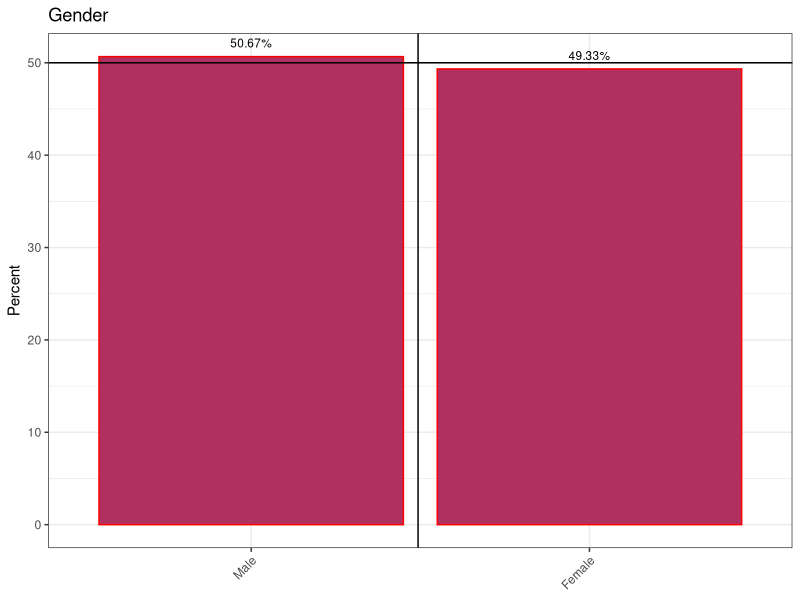
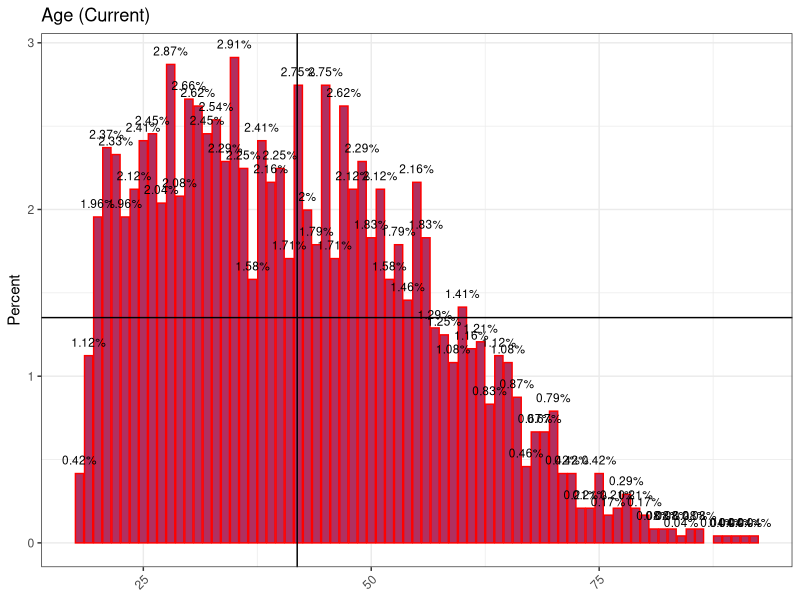
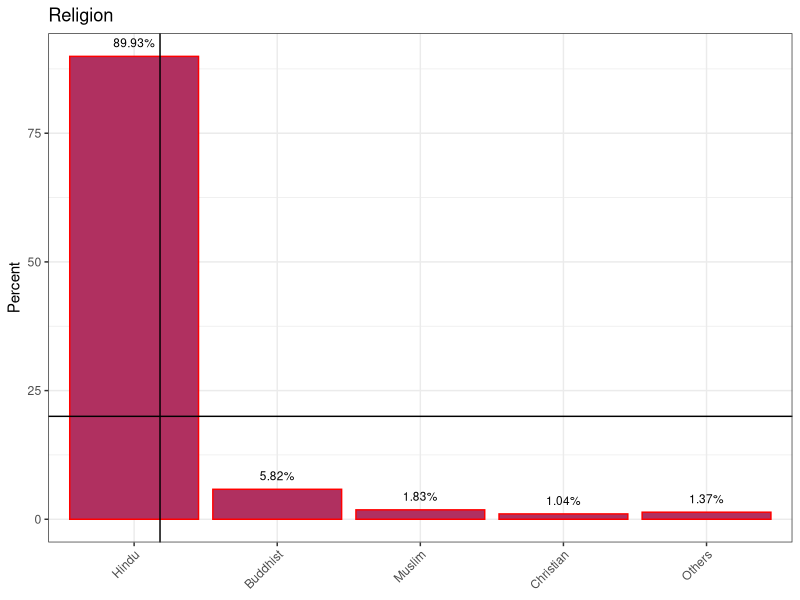
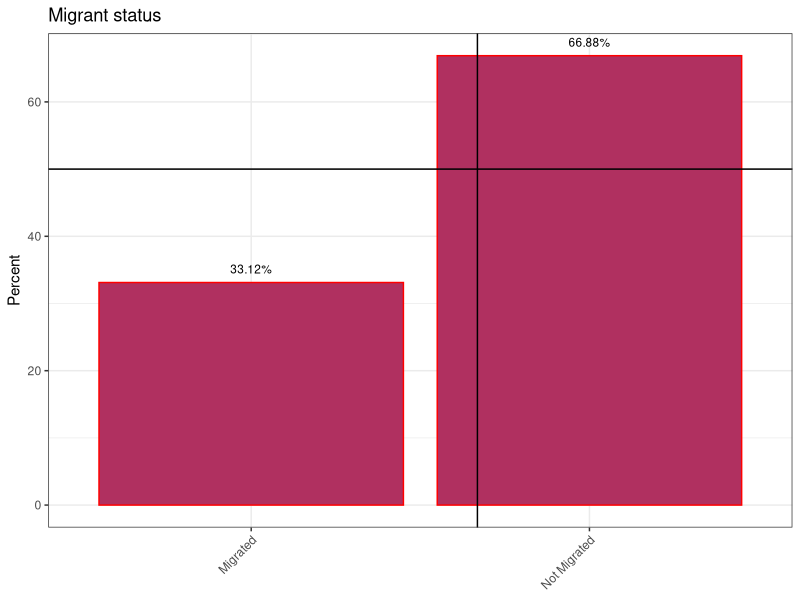
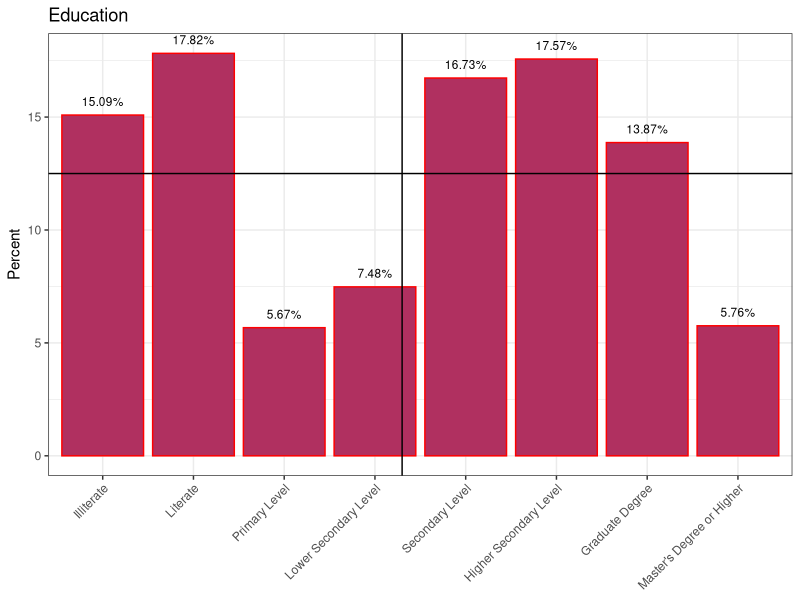
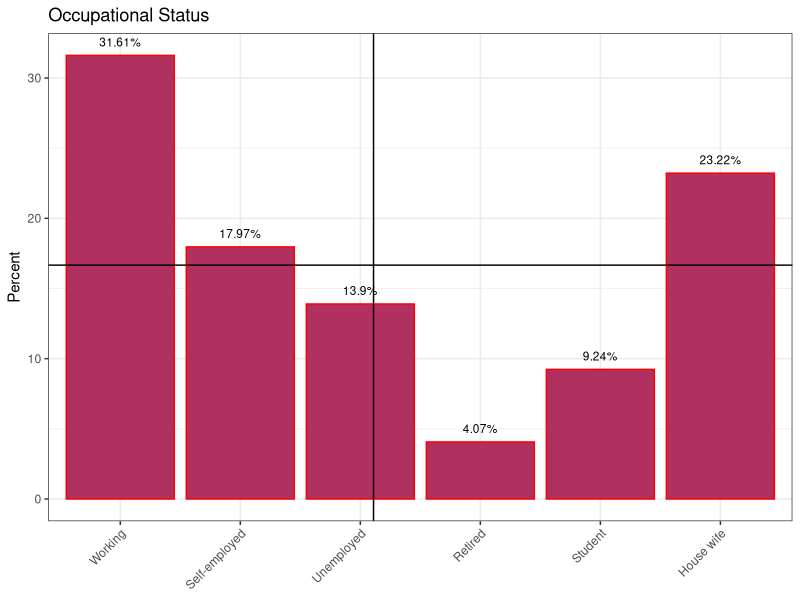
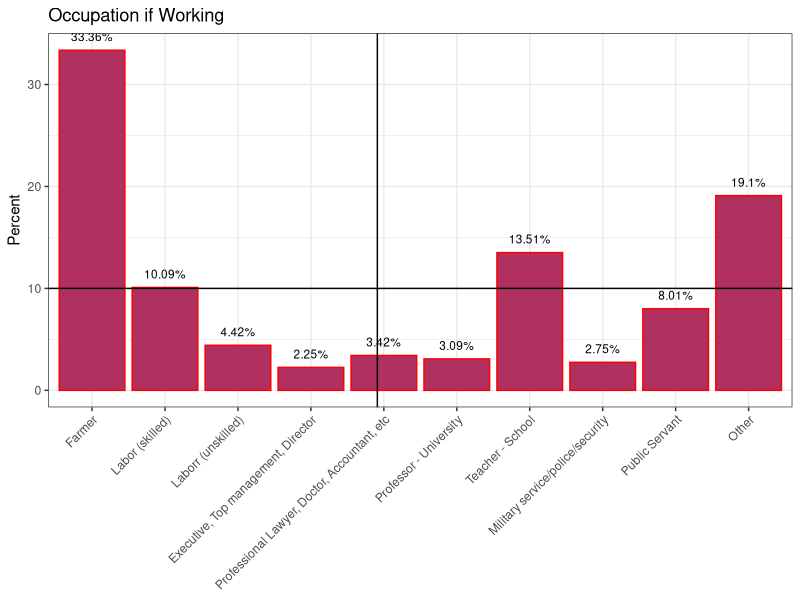
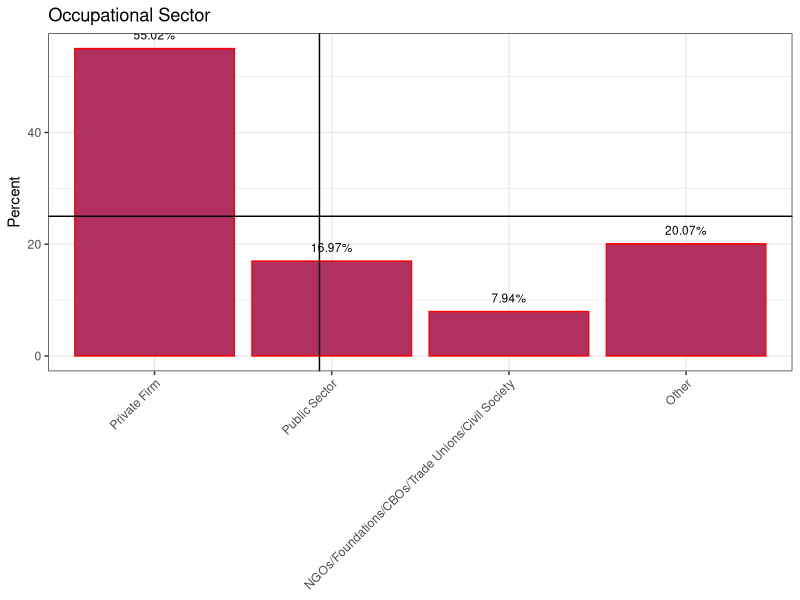

Here is the R script that generated these plots, in order:
## ---- chunk 1
#Little bit of housekeeping
#Check and install missing packages that are required
#list.of.packages <- c("ggplot2","foreign","memisc")
#new.packages <- list.of.packages[!(list.of.packages %in% installed.packages()[,"Package"])]
#if(length(new.packages)) install.packages(new.packages)

#set working directory
setwd("~/Google Drive/Trust Survey 2014/nepal-trust-2014/")
library(foreign)
library(plyr)
library(ggplot2)
## ---- chunk 2
#list all files in current working directory
fileList<-dir()
#SPSS files have .sav extension. filter files with .sav
fileList<-fileList[grep(".sav",fileList)]
#read first file to make initial data frame
#data<-read.spss(fileList[1],to.data.frame=TRUE,reencode='utf-8')
#Keep all but first file already read
#fileList<-fileList[2:length(fileList)]
## ---- chunk 3
#read.spss gives warnings, but it can be safely ignored
#for(file in fileList) {
#    readData<-read.spss(file,to.data.frame=TRUE,reencode='utf-8')
#    data<-rbind(data,readData[,1:202])
#}
## ---- chunk 4
#Read combined file
data<-read.spss("Nepal-Trust-Survey-2014-all.sav",to.data.frame=T,reencode="utf-8")
#Take only first 202 rows
#attributes(data)
dim(data)
#data<-data[,1:202]
## ---- chunk 5
dim(data)
data<-data[(!is.na(data$id)) | (!is.na(data$aq1)) | (!is.na(data$aq2)),]
dim(data)
## ---- chunk 6
##Find variable labels #variableLabels<-attr(mydata,"variable.labels")
variableLabels<-character()
for(i in 1:202){variableLabels[i]<-attr(data,"variable.labels")[[i]]}
## ---- chunk 7
##Converts spaces and punctuations to dots(.)
#names(data)<-make.names(variableLabels,unique=TRUE)
##Following code removes all punctuation marks too
##names(data)<-gsub("[ [:punct:]]", "" , variableLabels)
## ---- chunk 8
#removing age less than 18
data[data[,6]<18 & !is.na(data[,6]),6]<-NA
#data[data$Age..Current.<18 & !is.na(data$Age..Current.]$Age..Current.<-NA
#removing income of 0, 1 and 2 
data[data[,13]<100 & !is.na(data[,13]), 13]<-NA
## ---- chunk 9
#replacing numbers in question 14:17 with appropriate labels
#first, satisfaction
#x<-factor()
#x<-ordered(x,levels=c("1 Very Dissatisfied","2 Satisfied","3 Satisfied","4 Satisfied","5 Satisfied","6 Satisfied","7 Satisfied","8 Satisfied","9 Satisfied","10 Very Satisfied","Dont Know"))
#for(j in c(28,29,32)){
#    #add required factor levels
#    data[,j]<-factor(data[,j])
#    data[,j] <- factor(data[,j], levels = c(levels(data[,j]), levels(x)))
#    #Remove noises
#    data[grep("99",data[,j]),j] <- "Dont Know"
#    data[grep("Don",data[,j]),j] <- "Dont Know"
#    data[grep("Very [Ss]",data[,j]),j] <- "10 Very Satisfied"
#    data[grep("^10$",data[,j]),j] <- "10 Very Satisfied"
#    data[grep("Very [Dd]",data[,j]),j] <- "1 Very Dissatisfied"
#    data[grep("^1$",data[,j]),j] <- "1 Very Dissatisfied"
#   data[grep("Not at all",data[,j]),j] <- "1 Very Dissatisfied"
    #Loop through remaining data and correct
#    for(i in 2:9){
#       data[grep(i,data[,j]),j] <- paste(i,"Satisfied")
#    }
#    #remove unused factor level and order
#    data[,j]<-ordered(data[,j],levels=levels(x))
#}

#Good/Bad
#x<-factor()
#x<-ordered(x,levels=c("1 Very Bad","2 Good","3 Good","4 Good","5 Good","6 #Good","7 Good","8 Good","9 Good","10 Very Good","Dont Know"))
#for(j in c(30,31)){
#    #Add required factor levels so NA is not introduced
#    data[,j]<-factor(data[,j])
#    data[,j] <- factor(data[,j], levels = c(levels(data[,j]), levels(x)))
#    #Remove Noise
#    data[grep("99",data[,j]),j] <- "Dont Know"
#    data[grep("Don",data[,j]),j] <- "Dont Know"
#    data[grep("Very [Gg]",data[,j]),j] <- "10 Very Good"
#    data[grep("Very [Ss]",data[,j]),j] <- "10 Very Good"
#    data[grep("^10$",data[,j]),j] <- "10 Very Good"
#    data[grep("Very [Bb]",data[,j]),j] <- "1 Very Bad"
#    data[grep("Very [Dd]",data[,j]),j] <- "1 Very Bad"
#    data[grep("^1$",data[,j]),j] <- "1 Very Bad"
#    data[grep("Not at all",data[,j]),j] <- "1 Very Bad"
#    #Loop through remaining data and correct
#    for(i in 2:9){
#       data[grep(i,data[,j]),j] <- paste(i,"Good")
#    }
#    #Remove unused factor levels and order
#    data[,j]<-ordered(data[,j],levels=levels(x))
#}
## ---- chunk 10
#cols 15:26=q11; cols 56:67=trust basis for individual and institution
#also remove other columns 55,86,180,194
skippedColumns<-c(5:14,27:54,56,67:85,87:179,181:193,195:202)

for(i in skippedColumns){
    x<-data[,i]
    #remove NA before calculating mean
    x <- x[!is.na(x)]
    #Remove "Don't Know" and NA from x
    x<-x[x!="Don't know" & x!="Don't Know" & !is.na(x)]

    #calculate frequency table
    c<-count(x)
    #find percent and mean of frequency
    y<-cbind(c,"percent"=c[,2]/sum(c[2])*100)#,mean=mean(count$freq)
    
    #order according to frequency and preserve order for printing
    #y<-y[order(y$freq),]
    #y$x<-factor(y$x,levels=y$x,ordered=TRUE)
    
    #Horizontal and vertical mean
    hm<-mean(y$percent) #mean of percentages
    vm<-mean(as.numeric(x))

    #Change NA to "Not Available"
    #levels(y$x)<-c(levels(y$x),"Not Available")
    #y[is.na(y$x),1]<-"Not Available"
    #Remove NA after calculating percent
    #y<-y[!is.na(y$x),]

    #Plot factors x by percent
    g<-ggplot(y,aes(x=x,y=percent))
    g<-g+geom_bar(stat="identity",color="Red",fill="Maroon")
    g<-g+labs(title=variableLabels[i],x=names(data[,i]),y="Percent")
    g<-g+geom_text(aes(label=paste(round(percent,digits=2),"%",sep="")),size = 3, hjust = 0.5, vjust = -1, position ="stack")
    g<-g+theme_bw()
    g<-g+theme(axis.text.x=element_text(angle=45,vjust=1,hjust=1))
    g<-g+geom_hline(aes(yintercept=hm))
    #g<-g+geom_text(aes(0,m,label = m, vjust = -1))
    #g<-g+scale_y_continuous(breaks = sort(c(seq(min(y$percent), max(y$percent), length.out=5), m)))
    g<-g+geom_vline(aes(xintercept=vm))
    print(g)
    print("Frequency table")
    print(y)
    print("Horizontal Mean")
    print(hm)
    print("Vertical Mean")
    print(vm)
}

## ---- chunk 11
q11<-data[,15:26]
for(i in 1:length(q11)){q11[,i]<-as.numeric(q11[,i])}

###Combine all q11 columns to one
#define new column to store all data
q11$new<-0
#replace all NAs with 0
q11[is.na(q11)]<-0
#define temp as logical
tmp<-q11[1:11]==1
#gives col index for last match
q11$new[row(tmp)[tmp]]<-col(tmp)[tmp]
#remove all data and put only one column
q11<-q11$new
#now change 0 in q11 to 12 because with a[0]
#subscript out of bounds error occur
q11[q11==0]<-12

#Now define variable labels
varlabels<-c("NGO","INGO","Trade Union","Student Union","Voluntary Organization","Community Organization","Religious Orginization","Cultural Organization","International Organization","Political Institution","Others","Not available")
varlabels<-as.data.frame(varlabels)
#To preserve the original order of varlabels
#varlabels$varlabels<-factor(varlabels$varlabels,levels=varlabels$varlabels,ordered=TRUE)

#now apply descriptive labels to q11
q11<-varlabels[q11,1]

#Now remove "Not available" column for plotting
plotData<-q11[q11!="Not available"]

#Now calculate freq and percentages from factor variable q11
invcount<-count(plotData)
#find percent and mean of frequency
y<-cbind(invcount,"percent"=invcount[,2]/sum(invcount[2])*100)
y<-as.data.frame(y)
#order according to freq and preserve order for plotting
y<-y[order(y$freq),]
y$x<-factor(y$x,levels=y$x,ordered=TRUE)

y

plot(y$x,y$freq)
g<-ggplot(y,aes(x,percent,order=percent))
g<-g+geom_bar(color="Red",fill="Salmon",stat="identity")
g<-g+labs(title="Involvement in Institutions",x="Institutions",y="Frequency")
g<-g+theme_bw()
g<-g+theme(axis.text.x=element_text(angle=45,vjust=1,hjust=1))
g<-g+geom_text(aes(label=paste(round(percent,digits=2),"%",sep="")),size = 3, hjust = 0.5, vjust = -1, position ="stack")
print(g)
## ---- chunk 12
library(ggplot2)
trustPeople<-data.frame(Col=unlist(data[,57:61]))
trustPeople<-as.data.frame(trustPeople[!is.na(trustPeople$Col),])
names(trustPeople)<-c("x")
#sort(unique(bq21))
d<-count(trustPeople)
#find percent and mean of frequency
y<-cbind(d,"percent"=d[,2]/sum(d[2])*100)
y<-as.data.frame(y)
#order according to freq and preserve order for plotting
#not done for this because variable label looks garbage
#y<-y[order(y$freq),]
#y$x<-factor(y$x,levels=y$x,ordered=TRUE)

y

#plot(y$x,y$freq)
g<-ggplot(y,aes(x,percent,order=percent))
g<-g+geom_bar(color="Red",fill="Salmon",stat="identity")
g<-g+labs(title="Trust characteristics for individual",x="Trust Basis",y="Percent")
g<-g+theme_bw()
g<-g+theme(axis.text.x=element_text(angle=45,vjust=1,hjust=1))
g<-g+geom_text(aes(label=paste(round(percent,digits=2),"%",sep="")),size = 3, hjust = 0.5, vjust = -1, position ="stack")
print(g)

## ---- chunk 13
trustInst<-data.frame(Col=unlist(data[,62:66]))
trustInst<-as.data.frame(trustInst[!is.na(trustInst$Col),])
names(trustInst)<-c("x")
#clean data
#trustInst<-trustInst[trustInst<38,1]

#sort(unique(bq21))
d<-count(trustInst)
#find percent and mean of frequency
y<-cbind(d,"percent"=d[,2]/sum(d[2])*100)
y<-as.data.frame(y)
#order according to freq and preserve order for plotting
#not done for this because variable label looks garbage
#y<-y[order(y$freq),]
#y$x<-factor(y$x,levels=y$x,ordered=TRUE)

y

g<-ggplot(y,aes(x,percent))
g<-g+geom_bar(color="Red",fill="Salmon",stat="identity")
g<-g+labs(title="Trust Basis for Institutions",x="Quality",y="Percent")
g<-g+theme_bw()
g<-g+theme(axis.text.x=element_text(angle=45,vjust=1,hjust=1))
g<-g+geom_text(aes(label=paste(round(percent,digits=2),"%",sep="")),size = 3, hjust = 0.5, vjust = -1, position ="stack")
print(g)

## ---- chunk 14
qplot(data$bq33,data=data,fill=data$aq1,xlab="Have You ever been asked for bribe?")
## ---- chunk 15
qplot(data$bq32b,data=data,fill=data$bq18a,xlab="Level of Corruption")
## ---- chunk 16
qplot(data$bq32b,data=data,fill=data$bq18b,xlab="Level of Corruption")
## ---- chunk 17
qplot(data$bq32b,data=data,fill=data$bq18c,xlab="Level of Corruption")
## ---- chunk 18
fileName<-paste(length(data[,1]),"x",length(data[1,]),".csv",sep="")
write.csv(data,file=fileName)
#data
#following too large to call
#pairs(aq1 ~ ., data=data)
#make chunks of data and plot pairs plot
